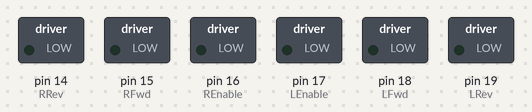
Bench run of a sketch on a simulated Arduino Uno, built with avr-gcc and run on an emulated ATmega328P. Parts: switched loads named in the sketch (green lamp = pin HIGH).

Above: at 0.1 s.
At 2.15 s:
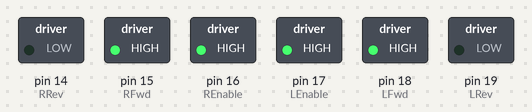
Timing chart, 0 to 3.9 s (numbered marks = the images above):
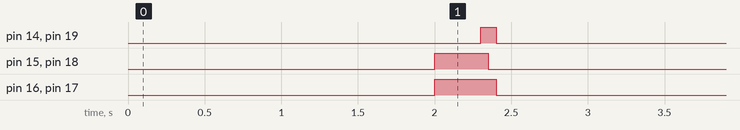

The sketch:

motor-config-back.ino
```cpp
//Code to rotate both Front motors in fwd direction
#define LEnable 17
#define LFwd  18
#define LRev  19
#define REnable 16
#define RRev  14
#define RFwd  15
int then,now;
int i=0;
void setup()
  {
  pinMode(REnable, OUTPUT);
  pinMode(RFwd, OUTPUT);
  pinMode(RRev, OUTPUT);
  pinMode(LEnable, OUTPUT);
  pinMode(LFwd, OUTPUT);
  pinMode(LRev, OUTPUT);
  Serial.begin(9600);
  digitalWrite(RRev,LOW);
  digitalWrite(LRev,LOW);
    delay(2000);
    then = millis();
  }
void loop()
{
    now= millis();

    if(abs(then-now)>300 && abs(then-now)<370)
    {
     analogWrite(REnable,255);
     analogWrite(LEnable,255);
     digitalWrite(LRev,HIGH);
     digitalWrite(RRev,HIGH);
     delay(50);
     analogWrite(REnable,0);
     analogWrite(LEnable,0);
     digitalWrite(LFwd,LOW);
     digitalWrite(RFwd,LOW);
     digitalWrite(LRev,LOW);
     digitalWrite(RRev,LOW);
    }
    else if(abs(then-now)<300)
    {
          analogWrite(REnable,255);
    digitalWrite(RFwd,HIGH);
    analogWrite(LEnable,255);
    digitalWrite(LFwd,HIGH);
    delay(100);
    /*digitalWrite(LFwd,LOW);
    digitalWrite(RFwd,LOW);
    delay(1);*/
    }


}
```

Measured:
- by itself, pin 14 (RRev), pin 19 (LRev): LOW → HIGH at 2.3 s, → LOW 0.10 s later
- by itself, pin 15 (RFwd), pin 18 (LFwd): LOW → HIGH at 2.0 s, → LOW 0.35 s later
- by itself, pin 16 (REnable), pin 17 (LEnable): LOW → HIGH at 2.0 s, → LOW 0.40 s later
